Frame 1 (no input): blank canvas, image omitted
Frame 60 (the mouse pressed at the canvas centre just before this capture): blank canvas, image omitted
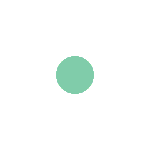
Frame 120 (the mouse held since frame 60 and released just before this capture)

The Processing sketch whose frames 1 and 60 were blank and that drew this single picture after the mouse press (run headless with seeded random() and noise(); from frame 60 on, the mouse is pressed at the canvas centre):

// Processing sketch: lesson_04_4_ani_cocochi
// ── lesson_04_4_ani_cocochi.pde
//心地よくするアニメーション

int MaxColor;

void setup(){
  size(150,150);
  MaxColor = width;
  colorMode(RGB,MaxColor);
  background(MaxColor);
  smooth();
}

void draw(){
  //fill(MaxColor,5);
  //rect(0,0,width,height);
  noStroke();
  fill(mouseX,120,100,100);
  ellipse(mouseX,mouseY,mouseY/2,mouseY/2);
}
